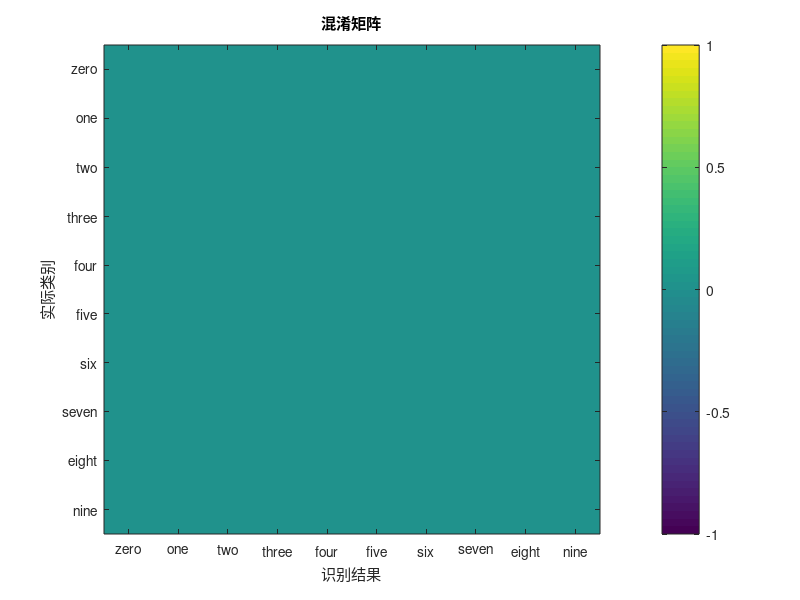

This figure's MATLAB source:
% 主程序：孤立词语音识别系统

% --- 初始化 ---
clear; clc; close all;

% --- 参数设置 ---
% 语音库路径设置为data文件夹
databasePath = 'data/'; 
% 词汇列表 - 更新为数字0-9
vocabulary = {'zero', 'one', 'two', 'three', 'four', 'five', 'six', 'seven', 'eight', 'nine'}; 
numWords = length(vocabulary);
numSamplesPerWord = 10; % 每个词的样本数量

% 端点检测参数
frameLength = 25; % 帧长 (ms)
frameShift = 10; % 帧移 (ms)
energyThreshold = 0.1; % 能量阈值，需要根据实际信号调整
zcrThreshold = 0.2; % 过零率阈值，需要根据实际信号调整

% MFCC参数
mfccDimension = 20; % MFCC特征维度

% --- 2. 端点检测和特征提取 ---
disp('--- 2. 端点检测和特征提取 ---');
allFeatures = cell(numWords, numSamplesPerWord); % 用于存储所有样本的MFCC特征
allEndpointInfo = cell(numWords, numSamplesPerWord); % 用于存储所有样本的端点信息

for i = 1:numWords
    wordName = vocabulary{i};
    fprintf('正在处理词汇: %s\n', wordName);
    wordDir = [databasePath, wordName];
    wavFiles = dir(fullfile(wordDir, '*.wav'));
    
    % 确保不超过指定的样本数量
    numSamples = min(length(wavFiles), numSamplesPerWord);
    
    for j = 1:numSamples
        % 使用实际文件名
        filePath = fullfile(wordDir, wavFiles(j).name);
        fprintf('  处理文件: %s\n', filePath);
        
        if ~exist(filePath, 'file')
            warning('文件 %s 不存在，跳过。', filePath);
            allFeatures{i,j} = [];
            allEndpointInfo{i,j} = [];
            continue;
        end
        
        % 读取语音文件
        [y, fs] = audioread(filePath);
        
        % 确保y是列向量
        if size(y, 2) > 1
            y = mean(y, 2); % 如果是多通道，取平均转为单通道
        end
        if isrow(y)
            y = y';
        end
        
        % 2.1 端点检测
        [startIndex, endIndex] = endpointDetection(y, fs, frameLength, frameShift, energyThreshold, zcrThreshold); 
        allEndpointInfo{i,j} = struct('start', startIndex, 'end', endIndex);
        y_segmented = y(startIndex:endIndex); % 截取有效语音段
        
        % 2.2 MFCC 特征提取 (使用 Audio Toolbox 的 mfcc 函数)
        coeffs = mfcc(y_segmented, fs);
        allFeatures{i,j} = coeffs;
        
        fprintf('    提取特征维度: %d x %d\n', size(allFeatures{i,j},1), size(allFeatures{i,j},2));
    end
end
disp('特征提取完成。');

% --- 3. 构建参考模板 ---
disp('--- 3. 构建参考模板 ---');
referenceTemplates = cell(1, numWords);
for i = 1:numWords
    % 使用每个词的前5个样本的平均特征作为参考模板
    validSamples = 0;
    sumFeatures = [];
    
    % 获取有效样本数量
    validSampleCount = 0;
    for j = 1:min(5, numSamplesPerWord) % 尝试使用前5个样本
        if ~isempty(allFeatures{i,j})
            validSampleCount = validSampleCount + 1;
        end
    end
    
    if validSampleCount > 0
        % 使用第一个有效样本作为参考模板
        for j = 1:min(5, numSamplesPerWord)
            if ~isempty(allFeatures{i,j})
                referenceTemplates{i} = allFeatures{i,j};
                fprintf('词汇 "%s" 的参考模板已创建 (使用第%d个样本)。\n', vocabulary{i}, j);
                break;
            end
        end
    else
        warning('词汇 "%s" 没有可用的特征样本来创建参考模板。', vocabulary{i});
        referenceTemplates{i} = [];
    end
end
disp('参考模板构建完成。');

% --- 5. 性能评估 - 使用留一交叉验证 ---
disp('--- 5. 性能评估 (留一交叉验证) ---');
correctCount = 0;
totalCount = 0;

confusionMatrix = zeros(numWords, numWords); % 混淆矩阵

for i = 1:numWords % 遍历所有词汇
    wordDir = [databasePath, vocabulary{i}];
    wavFiles = dir(fullfile(wordDir, '*.wav'));
    numSamples = min(length(wavFiles), numSamplesPerWord);
    
    for j = 1:numSamples % 遍历该词汇下的所有样本
        if isempty(allFeatures{i,j})
            continue; % 跳过没有特征的样本
        end
        
        fprintf('评估: 词汇 "%s", 样本 %d\n', vocabulary{i}, j);
        
        % 当前样本作为测试样本
        testFeatures_eval = allFeatures{i,j};
        
        % 计算与所有词汇模板的DTW距离
        minDist_eval = inf;
        recognizedWordIndex_eval = -1;
        
        for k = 1:numWords
            if isempty(referenceTemplates{k})
                continue;
            end
            
            % 如果当前样本就是参考模板，跳过比较
            if k == i && j == 1 % 假设第一个样本是参考模板
                continue;
            end
            
            % 计算DTW距离
            [dist_eval, ~] = dtw(testFeatures_eval', referenceTemplates{k}');
            
            if dist_eval < minDist_eval
                minDist_eval = dist_eval;
                recognizedWordIndex_eval = k;
            end
        end
        
        if recognizedWordIndex_eval ~= -1
            totalCount = totalCount + 1;
            fprintf('  识别为: %s (实际: %s)\n', vocabulary{recognizedWordIndex_eval}, vocabulary{i});
            
            % 更新混淆矩阵
            confusionMatrix(i, recognizedWordIndex_eval) = confusionMatrix(i, recognizedWordIndex_eval) + 1;
            
            if recognizedWordIndex_eval == i
                correctCount = correctCount + 1;
            end
        end
    end
end

% 输出识别准确率
if totalCount > 0
    accuracy = (correctCount / totalCount) * 100;
    fprintf('整体识别准确率: %.2f%% (%d / %d)\n', accuracy, correctCount, totalCount);
else
    disp('没有样本用于评估。');
end

% 可视化混淆矩阵
figure;
imagesc(confusionMatrix);
colorbar;
title('混淆矩阵');
xlabel('识别结果');
ylabel('实际类别');
xticks(1:numWords);
yticks(1:numWords);
xticklabels(vocabulary);
yticklabels(vocabulary);
xtickangle(45);
for i = 1:numWords
    for j = 1:numWords
        if confusionMatrix(i,j) > 0
            text(j, i, num2str(confusionMatrix(i,j)), 'HorizontalAlignment', 'center');
        end
    end
end

disp('--- 程序结束 ---');

%% --- 端点检测函数 ---
function [startIndex, endIndex] = endpointDetection(signal, fs, frameLength, frameShift, energyThreshold, zcrThreshold)
% endpointDetection: 使用短时能量和短时过零率进行语音信号的端点检测
% 输入:
%   signal - 输入的语音信号 (列向量)
%   fs - 信号的采样率 (Hz)
%   frameLength - 帧长 (ms)
%   frameShift - 帧移 (ms)
%   energyThreshold - 能量阈值 (用于区分语音和静音)
%   zcrThreshold - 过零率阈值 (用于区分清音和浊音/静音)
% 输出:
%   startIndex - 语音段的起始采样点索引
%   endIndex - 语音段的结束采样点索引

% 将时间和ms转换为样本数
frameLengthSamples = round(fs * frameLength / 1000);
frameShiftSamples = round(fs * frameShift / 1000);

signal = signal / max(abs(signal)); % 幅值归一化

% --- 1. 计算短时能量 ---
numFrames = floor((length(signal) - frameLengthSamples) / frameShiftSamples) + 1;
energy = zeros(1, numFrames);
for i = 1:numFrames
    startSample = (i-1) * frameShiftSamples + 1;
    endSample = startSample + frameLengthSamples - 1;
    frame = signal(startSample:min(endSample, length(signal)));
    energy(i) = sum(frame.^2);
end
energy = energy / max(energy); % 能量归一化

% --- 2. 计算短时过零率 ---
zcr = zeros(1, numFrames);
for i = 1:numFrames
    startSample = (i-1) * frameShiftSamples + 1;
    endSample = startSample + frameLengthSamples - 1;
    frame = signal(startSample:min(endSample, length(signal)));
    zcr(i) = sum(abs(diff(sign(frame)))) / (2 * length(frame));
end
zcr = zcr / max(zcr); % 过零率归一化，如果需要的话

% --- 3. 端点检测逻辑 (一个简单的基于双阈值的方法) ---
% 这里使用一个简化的逻辑，实际应用中可能需要更复杂的算法

% 通常，语音的能量较高，过零率在清音段较高，浊音段较低
% 静音段能量和过零率都较低

% 找到可能的语音帧 (能量高于阈值)
speechFramesEnergy = energy > energyThreshold;
% 找到可能的语音帧 (过零率高于阈值，辅助判断)
% speechFramesZCR = zcr > zcrThreshold; % 这个阈值需要仔细调整

% 简单逻辑：连续N帧满足条件则认为是语音段

% 使用一个滑动窗口进行平滑，去除孤立的噪声点
windowSize = 5; % 平滑窗口大小，可以调整
speechSegments = conv(double(speechFramesEnergy), ones(1, windowSize)/windowSize, 'same') > 0.5; % 多数投票

% 查找第一个和最后一个语音段的边界
startFrame = -1;
endFrame = -1;

inSpeech = false;
for i = 1:numFrames
    if speechSegments(i) && ~inSpeech
        if startFrame == -1 % 记录第一个语音段的开始
            startFrame = i;
        end
        inSpeech = true;
    elseif ~speechSegments(i) && inSpeech
        endFrame = i-1; % 记录当前语音段的结束 (前一帧)
        % 这里可以加入逻辑：如果语音段太短，则忽略
        % if (endFrame - startFrame + 1) * frameShiftSamples < minSpeechLengthSamples
        %     startFrame = -1; % 重置
        %     endFrame = -1;
        % end
        inSpeech = false;
        % 简单起见，我们取第一个检测到的语音段的开始和最后一个检测到的语音段的结束
        % 如果需要处理多个语音段，逻辑会更复杂
    end
end

% 如果语音一直持续到最后
if inSpeech && startFrame ~= -1 && endFrame == -1
    endFrame = numFrames;
end

% 如果没有检测到语音
if startFrame == -1 || endFrame == -1 || startFrame >= endFrame
    warning('未能检测到有效语音段，将返回整个信号。');
    startIndex = 1;
    endIndex = length(signal);
    return;
end

% 将帧索引转换为采样点索引
startIndex = (startFrame - 1) * frameShiftSamples + 1;
endIndex = (endFrame - 1) * frameShiftSamples + frameLengthSamples; % 最后一帧的结束

% 确保索引在信号范围内
startIndex = max(1, startIndex);
endIndex = min(length(signal), endIndex);

% % 可选：可视化，用于调试
% figure;
% t_signal = (0:length(signal)-1)/fs;
% subplot(3,1,1);
% plot(t_signal, signal); title('原始语音信号');
% hold on;
% line([startIndex/fs, startIndex/fs], ylim, 'Color', 'r', 'LineWidth', 1.5);
% line([endIndex/fs, endIndex/fs], ylim, 'Color', 'r', 'LineWidth', 1.5);
% legend('Signal', 'Start', 'End');
% ylabel('幅度');
% 
% t_frames = (0:numFrames-1) * frameShift / 1000;
% subplot(3,1,2);
% plot(t_frames, energy); title('短时能量');
% hold on;
% plot(t_frames, speechFramesEnergy*max(energy), 'g--');
% plot(t_frames, speechSegments*max(energy)*0.8, 'm:');
% line([startFrame*frameShift/1000, startFrame*frameShift/1000], ylim, 'Color', 'r');
% line([endFrame*frameShift/1000, endFrame*frameShift/1000], ylim, 'Color', 'r');
% legend('Energy', 'Energy > Threshold', 'Smoothed Segment');
% ylabel('归一化能量');
% 
% subplot(3,1,3);
% plot(t_frames, zcr); title('短时过零率');
% % hold on;
% % line([startFrame*frameShift/1000, startFrame*frameShift/1000], ylim, 'Color', 'r');
% % line([endFrame*frameShift/1000, endFrame*frameShift/1000], ylim, 'Color', 'r');
% xlabel('时间 (s)'); ylabel('归一化过零率');
end 